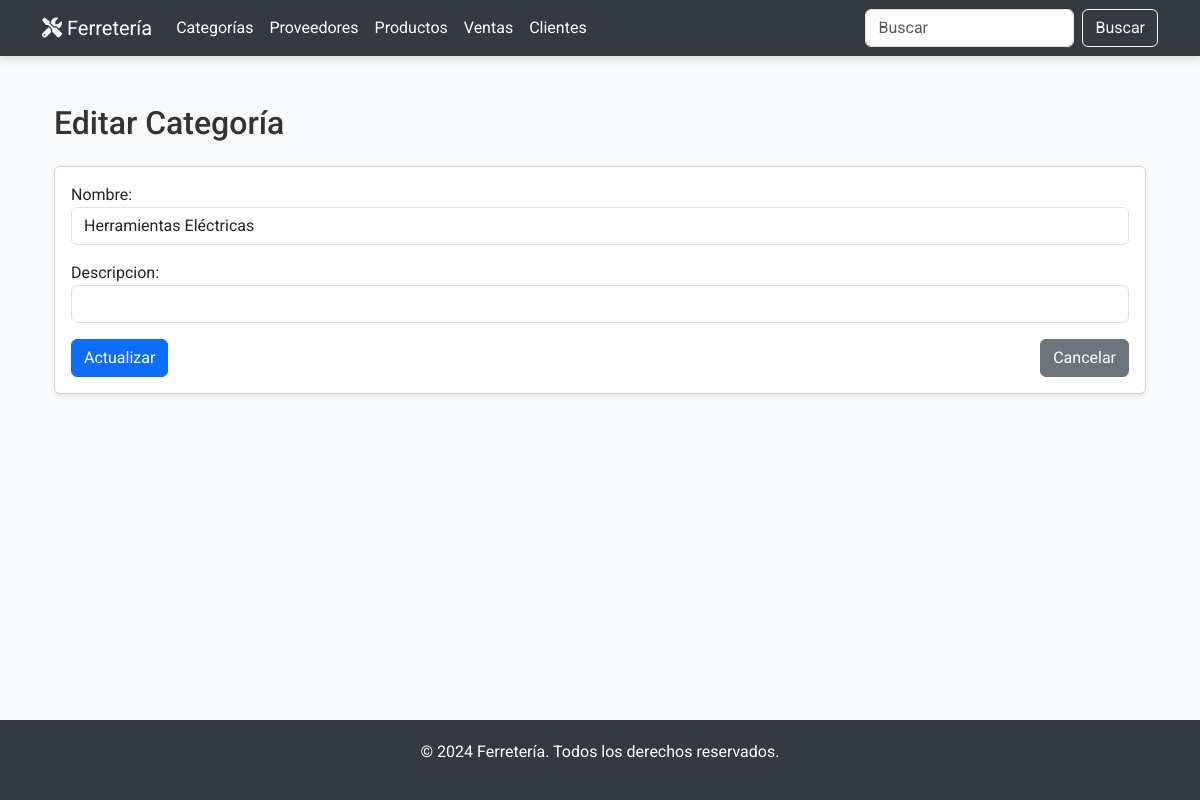
The app's page /categorias/editar/3/, older data.
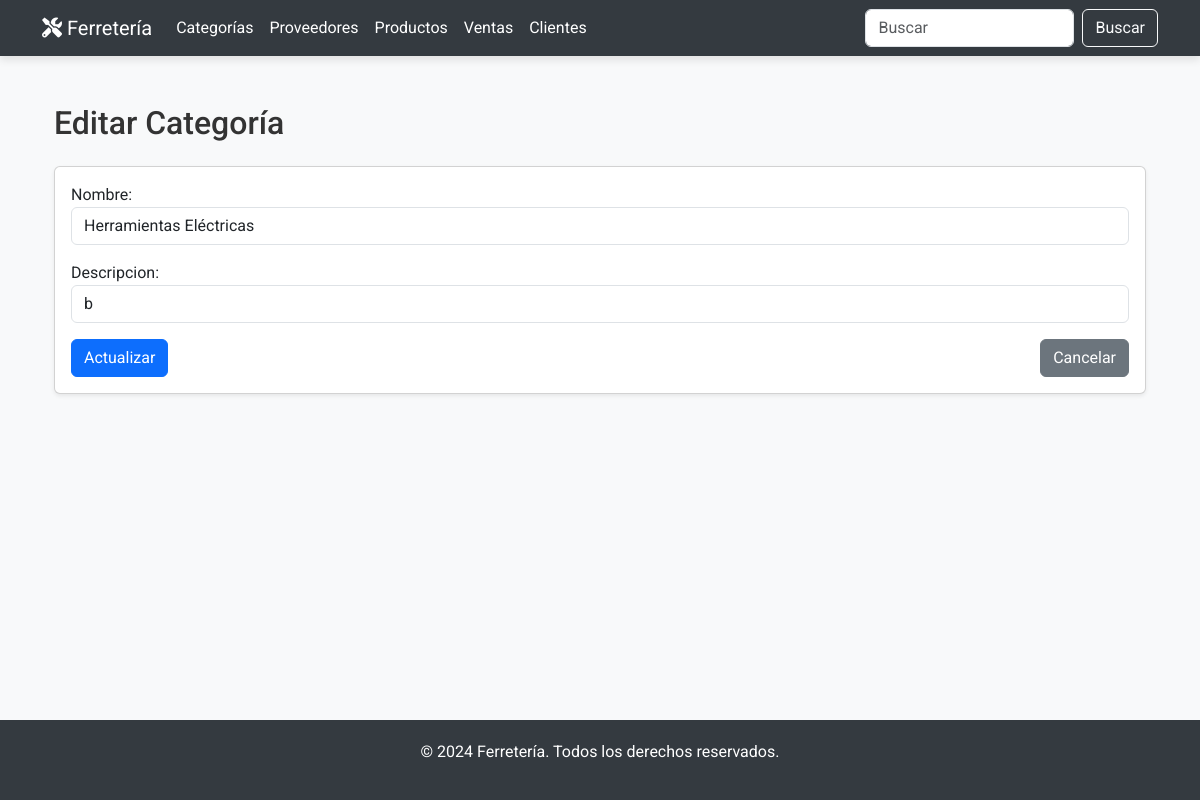
The same page, newer data.
### miAplicacion/models.py (models this page shows, shortened)
class Categoria(models.Model):
    nombre = models.CharField(max_length=50, unique=True)
    descripcion = models.TextField(blank=True, null=True)

### miAplicacion/views.py (the view)
# urls.py: path('categorias/editar/<int:pk>/', views.categoria_update, name='categoria_update'),
def categoria_update(request, pk):
    categoria = get_object_or_404(Categoria, pk=pk)
    if request.method == 'POST':
        form = CategoriaForm(request.POST, instance=categoria)
        if form.is_valid():
            form.save()
            return redirect('categoria_list')
    else:
        form = CategoriaForm(instance=categoria)
    return render(request, 'categorias/categoria_form.html', {'form': form})

### miAplicacion/forms.py
class CategoriaForm(forms.ModelForm):
    class Meta:
        model = Categoria
        fields = ['nombre', 'descripcion']
        widgets = {
            'nombre': forms.TextInput(attrs={'class': 'form-control'}),
            'descripcion': forms.TextInput(attrs={'class': 'form-control'}),
        }

### miAplicacion/templates/categorias/categoria_form.html (shortened to what this page needs)
{% extends 'base.html' %}
{% block content %}
<div class="container my-5">
    <h2 class="mb-4">{% if form.instance.pk %}Editar{% else %}Crear{% endif %} Categoría</h2>
    <div class="card shadow-sm">
        <div class="card-body">
            <form method="post">
                {{ form.as_p }}
                <div class="d-flex justify-content-between">
                    <button type="submit" class="btn btn-primary">
                        {% if form.instance.pk %}Actualizar{% else %}Crear{% endif %}
                    </button>
                    <a href="{% url 'categoria_list' %}" class="btn btn-secondary">Cancelar</a>
                </div>
            </form>
        </div>
    </div>
</div>
{% endblock %}

Row changes from the older to the newer data that the page shows:
changed Categoria "Herramientas Eléctricas": descripcion (not shown) → "b"
